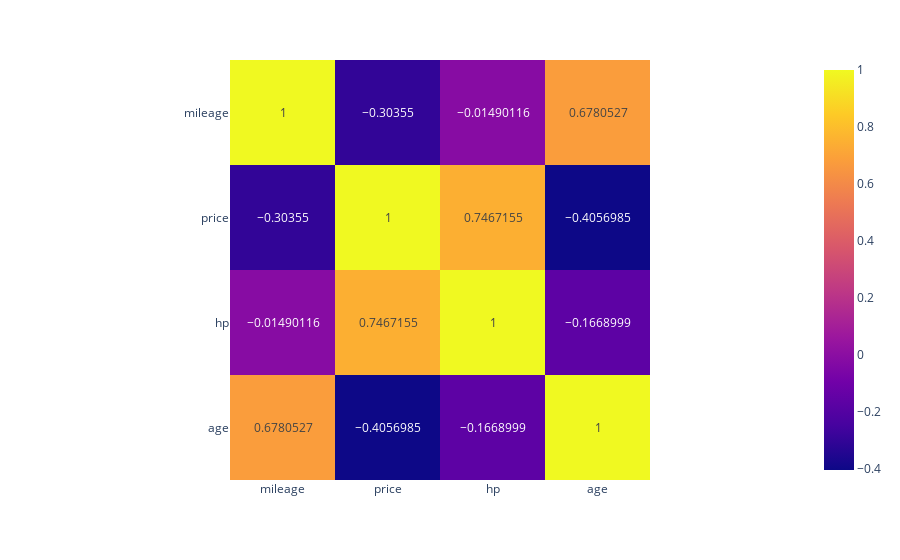

This figure's notebook cell:
### Markdown cell above
### Know we can evalute the correlation between price and other features

### Code cell
price_corr=data.corr()

px.imshow(price_corr,text_auto=True)

### Figure 1 — Plotly figure (JSON) as saved in the notebook; plotly's stock layout.template omitted (floating-point values rounded to 4 significant figures)
{"data": [{"coloraxis": "coloraxis", "hovertemplate": "x: %{x}<br>y: %{y}<br>color: %{z}<extra></extra>", "name": "0", "texttemplate": "%{z}", "type": "heatmap", "x": ["mileage", "price", "hp", "age"], "xaxis": "x", "y": ["mileage", "price", "hp", "age"], "yaxis": "y", "z": [[1, -0.3035, -0.0149, 0.6781], [-0.3035, 1, 0.7467, -0.4057], [-0.0149, 0.7467, 1, -0.1669], [0.6781, -0.4057, -0.1669, 1]]}], "layout": {"coloraxis": {"colorscale": [[0, "#0d0887"], [0.1111, "#46039f"], [0.2222, "#7201a8"], [0.3333, "#9c179e"], [0.4444, "#bd3786"], [0.5556, "#d8576b"], [0.6667, "#ed7953"], [0.7778, "#fb9f3a"], [0.8889, "#fdca26"], [1, "#f0f921"]]}, "margin": {"t": 60}, "xaxis": {"anchor": "y", "constrain": "domain", "domain": [0, 1], "scaleanchor": "y"}, "yaxis": {"anchor": "x", "autorange": "reversed", "constrain": "domain", "domain": [0, 1]}}}
